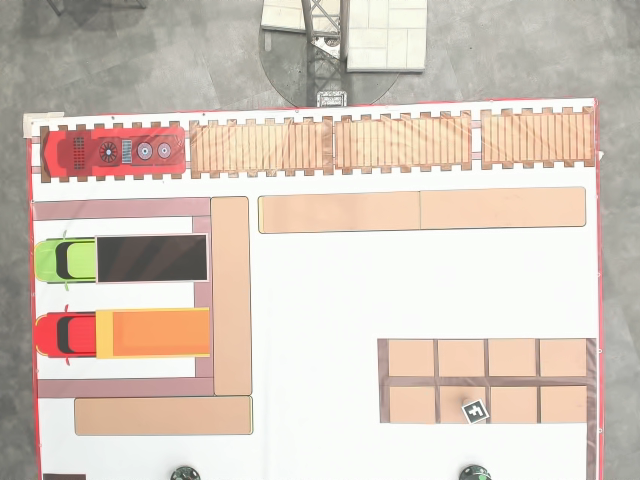
#> input picture ИРС/Финал/NTOfiles/new-img-0.png, 640 x 480 px; its folder holds only this picture in this run
$ python -i task4_ne_moe.py   (imports and definitions only)
#> lines starting #> are read from the running program, lines starting #| are printed output that depends on the picture; after the words box and inside, x2 and y2 are one past the last pixel; in counts of white or black regions, pixels touching at a corner belong together
#> further down, picture is the input picture: shape (480, 640, 3); mean B, G, R 188.8, 200, 213.3
import base64
import sys
import os
import time

from scipy.spatial import KDTree

"""

 █████ █████   █████████   ███████████     ███████    █████   ███   █████
░░███ ░░███   ███░░░░░███ ░░███░░░░░███  ███░░░░░███ ░░███   ░███  ░░███
 ░░███ ███   ░███    ░███  ░███    ░███ ███     ░░███ ░███   ░███   ░███
  ░░█████    ░███████████  ░██████████ ░███      ░███ ░███   ░███   ░███
   ███░███   ░███░░░░░███  ░███░░░░░░  ░███      ░███ ░███   ░███   ░███
  ███ ░░███  ░███    ░███  ░███        ░░███     ███   ░███████████████
 █████ █████ █████   █████ █████        ░░░███████░      ░░██████████
░░░░░ ░░░░░ ░░░░░   ░░░░░ ░░░░░           ░░░░░░░         ░░░░░░░░░░


"""

sys.path.insert(0, '../lib/')
# [13 lines not run here, left out]
from py_nto_task4 import Task
import cv2 as cv
import numpy as np
import math
import matplotlib.pyplot as plt

import signal

# FF6666
Flag = True
run = False
DEBUG = False
if sys.platform.startswith('win'):
    DEBUG = True

MIN_RGB_GRAY = (145, 145, 145)
MAX_RGB_GRAY = (155, 155, 155)

MIN_RGB_RED = (230, 100, 100)
MAX_RGB_RED = (255, 120, 120)

K_P, K_I, K_D = 0.0045, 0.0035, 0.0000001
DELTA_T = 1 / 62

V_KOEF = 1
if not sys.platform.startswith('win'):
    V_KOEF = 100

MAX_ERROR = 0.065
DELTA_PX = 30
ROTATE_SPEED = 0.003 * V_KOEF
FORWARD_SPEED = 5 * 1e-2 * V_KOEF
END_POINT = (900, 150)

SEA_OF_THIEVES = {'W': math.pi * 1.5, 'N': 0, 'S': math.pi, 'E': math.pi / 2, 'NE': math.pi / 4, 'SE': 3 * math.pi / 4,
                  'SW': 5 * math.pi / 4, 'NW': 7 * math.pi / 4, '': 0}

SEA_OF_THIEVES_DELTAS = {'W': (DELTA_PX, 0), 'N': (0, DELTA_PX), 'S': (0, -DELTA_PX), 'E': (-DELTA_PX, 0),
                         'NE': (-DELTA_PX, DELTA_PX), 'SE': (-DELTA_PX, -DELTA_PX),
                         'SW': (DELTA_PX, -DELTA_PX), 'NW': (DELTA_PX, DELTA_PX), '': (0, 0)}


class PID:
    # [13 lines left out: functions __init__, reset, not called in this run]

    def set_obj(self, obj: float):
        self.obj = obj

    # [9 lines left out: function calc_out, not called in this run]


class Robot:
    # [5 lines left out: function __init__, not called in this run]

    def update_state(self, new_cords: tuple, angle: float):
        self.cords = new_cords
        self.angle = angle

    # [38 lines left out: functions rotate, calc_angle, not called in this run]


"""

 ██████████      ███████    ██████   █████  ██ ███████████
░░███░░░░███   ███░░░░░███ ░░██████ ░░███  ███░█░░░███░░░█
 ░███   ░░███ ███     ░░███ ░███░███ ░███ ░░░ ░   ░███  ░
 ░███    ░███░███      ░███ ░███░░███░███         ░███
 ░███    ░███░███      ░███ ░███ ░░██████         ░███
 ░███    ███ ░░███     ███  ░███  ░░█████         ░███
 ██████████   ░░░███████░   █████  ░░█████        █████
░░░░░░░░░░      ░░░░░░░    ░░░░░    ░░░░░        ░░░░░


 ███████████    ███████    █████  █████   █████████  █████   █████
░█░░░███░░░█  ███░░░░░███ ░░███  ░░███   ███░░░░░███░░███   ░░███
░   ░███  ░  ███     ░░███ ░███   ░███  ███     ░░░  ░███    ░███
    ░███    ░███      ░███ ░███   ░███ ░███          ░███████████
    ░███    ░███      ░███ ░███   ░███ ░███          ░███░░░░░███
    ░███    ░░███     ███  ░███   ░███ ░░███     ███ ░███    ░███
    █████    ░░░███████░   ░░████████   ░░█████████  █████   █████
   ░░░░░       ░░░░░░░      ░░░░░░░░     ░░░░░░░░░  ░░░░░   ░░░░░


"""
N_SAMPLE = 1200  # number of sample_points
N_KNN = 6  # number of edge from one sampled point
MAX_EDGE_LEN = 200.0  # [m] Maximum edge length
MIN_EDGE_LEN = 50

show_animation = False


class Node:
    """
    Node class for dijkstra search
    """

    # [5 lines left out: function __init__, not called in this run]

    def __str__(self):
        return str(self.x) + "," + str(self.y) + "," + \
               str(self.cost) + "," + str(self.parent_index)


# [244 lines left out: functions prm_planning, is_collision, generate_road_map, dijkstra_planning, plot_road_map, sample_points and 1 more, not called in this run]


MIN_RGB_BLACK = (0, 0, 0)
MAX_RGB_BLACK = (85, 85, 85)


def get_mask_for_find(image, min_rgb: tuple, max_rgb: tuple):
    mask = cv.inRange(image, min_rgb, max_rgb)
    return mask


# [13 lines left out: function get_obstacles_for_find, not called in this run]


"""
████████████████████████████████████████████████████████████████████████████████████████████████████████████████████████
████████████████████████████████████████████████████████████████████████████████████████████████████████████████████████
████████████████████████████████████████████████████████████████████████████████████████████████████████████████████████
"""


def transform_angle(angle: float):
    return angle + 2 * math.pi if angle <= 0.0010 else angle


# [22 lines left out: function get_cords_square, not called in this run]


def get_center(cnt) -> tuple:
    rect = cv.minAreaRect(cnt)  # пытаемся вписать прямоугольник
    box = cv.boxPoints(rect)  # поиск четырех вершин прямоугольника
    box = np.int0(box)  # округление координат

    center = int(rect[0][0]), int(rect[0][1])
    return rect, box, center


def get_mask(image, min_rgb: tuple, max_rgb: tuple):
    mask = cv.inRange(image, min_rgb, max_rgb)
    return mask


# [5 lines left out: function get_image, not called in this run]


def norm_angle(angle: float):
    while abs(angle) > 2 * math.pi:
        angle += 2 * math.pi
    return angle


def detect_robot(image):
    image = cv.cvtColor(image, cv.COLOR_BGR2RGB)
    image = cv.GaussianBlur(image, (5, 5), 0)

    mask = get_mask(image, MIN_RGB_GRAY, MAX_RGB_GRAY)
#> in get_mask, `mask = cv.inRange(image, min_rgb, max_rgb)`:
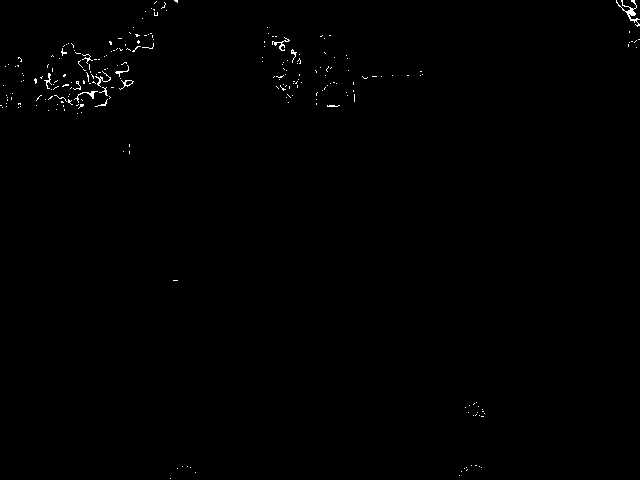
#> mask: shape (480, 640); 0.4% white in thin lines or dots
    mask = cv.erode(mask, None, iterations=1)
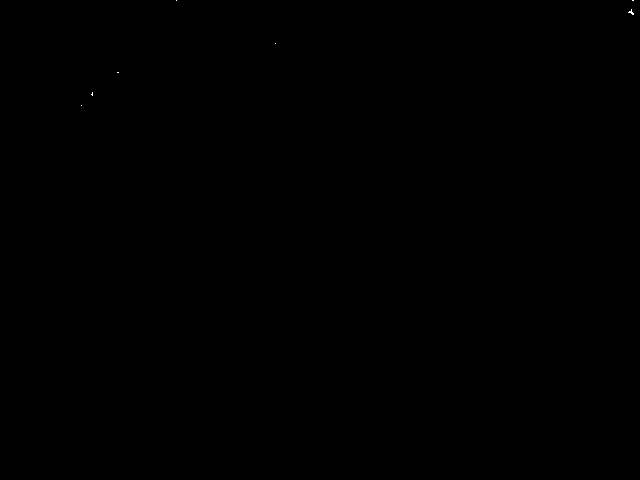
#> mask: shape (480, 640); 0.01% white in thin lines or dots, all inside (x1, y1, x2, y2) = (81, 0, 634, 106)

    contours, hierarchy = cv.findContours(mask, cv.RETR_TREE, cv.CHAIN_APPROX_SIMPLE)[-2:]
#> contours = 7 contours, all with area under 20
    if hierarchy is None or contours is None:
        return []

    data = []

    big_cnt = contours[0]
#> big_cnt = [[81, 105]]

    mask_red = get_mask(image, MIN_RGB_RED, MAX_RGB_RED)
#> call 2 of get_mask, with min_rgb = (230, 100, 100), max_rgb = (255, 120, 120)
#> in get_mask (call 2), `mask = cv.inRange(image, min_rgb, max_rgb)`:
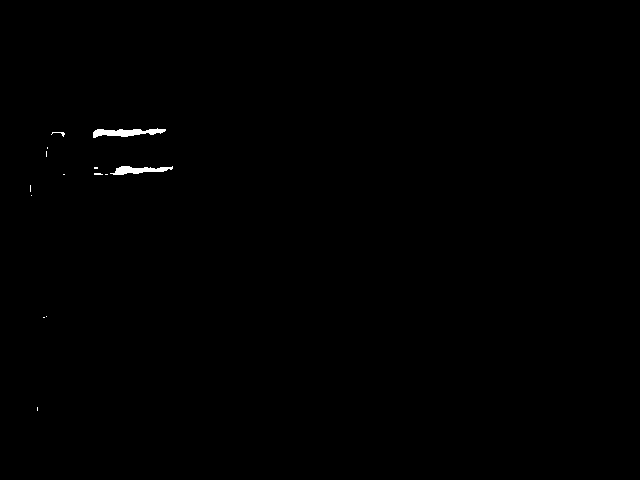
#> mask: shape (480, 640); 0.26% white; 14 white regions (11 under 20 px)
    contours, hierarchy = cv.findContours(mask_red, cv.RETR_TREE, cv.CHAIN_APPROX_SIMPLE)[-2:]
#> contours = 14 contours, 12 with area under 20; largest, box (x1, y1, x2, y2) and area: (93, 128, 166, 138) 330, (110, 166, 173, 175) 246

    _, _, center = get_center(big_cnt)
#> in get_center, `rect = cv.minAreaRect(cnt)`: rect = ((81, 105), (0, 0), -90)
#> in get_center, `box = cv.boxPoints(rect)`: box = [[81, 105], [81, 105], [81, 105], [81, 105]]
#> in get_center, `center = int(rect[0][0]), int(rect[0][1])`: center = (81, 105)
#> center = (81, 105)

    big_x, big_y = center
#> big_x = 81; big_y = 105

    if hierarchy is None or contours is None:
        return []

    cords = []

    for cnt in contours:
        _, _, center = get_center(cnt)
        cords.append(center)
#> this loop made 14 passes
#> (rect in get_center, box in get_center) on passes 2, 3, 4, 6, 7, 10: (((43.5, 317), (0, 1), -90), [[44, 317], [43, 317], [43, 317], [44, 317]]), (((46, 316), (0, 0), -90), [[46, 316], [46, 316], [46, 316], [46, 316]]), (((31, 195), (0, 0), -90), [[31, 195], [31, 195], [31, 195], [31, 195]]), (((106, 174), (0, 2), -90), [[107, 174], [105, 174], [105, 174], [107, 174]]), (((63.5, 174), (0, 1), -90), [[64, 174], [63, 174], [63, 174], [64, 174]]), (((141, 170), (8, 62), -90), [[172, 174], [110, 174], [110, 166], [172, 166]])
#> (cnt, rect in get_center, box in get_center, center) on passes 1, 9, 11: ([[37, 407], [37, 410]], ((37, 408.5), (3, 0), -90), [[37, 410], [37, 410], [37, 407], [37, 407]], (37, 408)), ([[94, 167], [94, 168], [97, 168], [97, 167]], ((95.5, 167.5), (1, 3), -90), [[97, 168], [94, 168], [94, 167], [97, 167]], (95, 167)), ([[46, 151], [46, 156]], ((46, 153.5), (5, 0), -90), [[46, 156], [46, 156], [46, 151], [46, 151]], (46, 153))
#> after the loop, cords = [(37, 408), (43, 317), (46, 316), (31, 195), (30, 188), (106, 174), (63, 174), (98, 173), (95, 167), (141, 170), (46, 153), (47, 147), (57, 133), (128, 131)]

    eye = None
    for x, y in cords:
        distances = []
        for x1, y1 in cords:
            if x1 == x and y1 == y:
                continue
            dist = round((math.sqrt((x1 - x) ** 2 + (y1 - y) ** 2) - 3) / 10) * 10
            distances.append(dist)
        if distances[0] == distances[1]:
            eye = x, y
#> this loop made 14 passes

    if not eye:
        return []

    center = big_x, big_y
#> center = (81, 105)
    center_small = eye
#> center_small = (37, 408)

    x, y = center_small[0] - center[0], center_small[1] - center[1]
#> x = -44; y = 303

    vector = (y, -x)  # повернули на 90 градусов, чтобы вектор был вaлиден для вычисления угла
#> vector = (303, 44)
    angle = -1 * math.atan2(-vector[1], vector[0])
#> angle = 0.144
    angle = norm_angle(angle)

    data.append((center, angle))

    return data


# [4 lines left out: function SIGINT_handler, not called in this run]


"""
████████████████████████████████████████████████████████████████████████████████████████████████████████████████████████
████████████████████████████████████████████████████████████████████████████████████████████████████████████████████████
████████████████████████████████████████████████████████████████████████████████████████████████████████████████████████
"""


# [118 lines left out: functions generate_out, get_objectives, generate_nice_objectives, solve, not called in this run]


# [3 lines not run here, left out]

>>> import cv2
>>> picture = cv2.imread('../../../Финал/NTOfiles/new-img-0.png')
>>> result = detect_robot(picture)
#> result = [((81, 105), 0.144)]

$ run again, on ИРС/Финал/NTOfiles/new-new-img-4.png
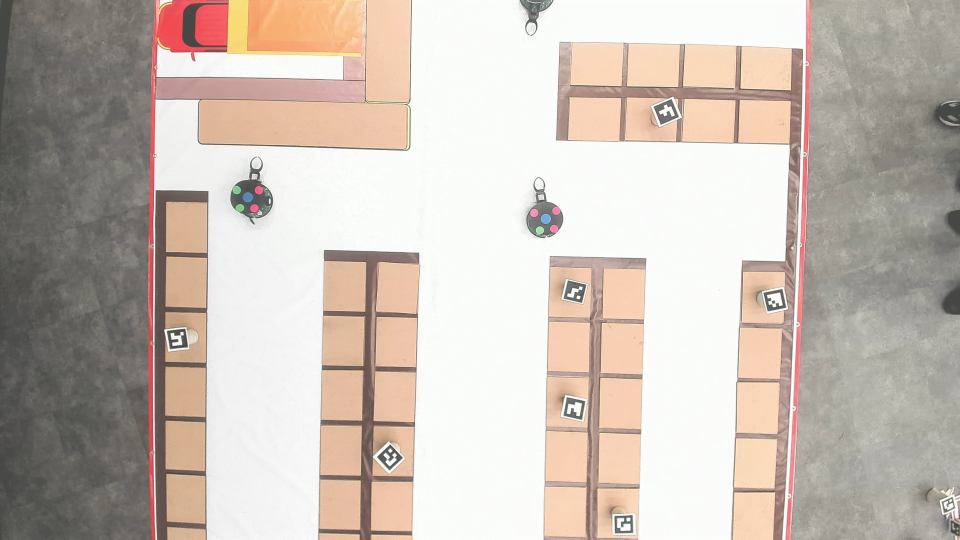
#> input picture ИРС/Финал/NTOfiles/new-new-img-4.png, 1920 x 1080 px (shown at 1/2 size)
#> picture is the input picture: shape (1080, 1920, 3); mean B, G, R 180.6, 189.9, 200.8
#> in get_mask, `mask = cv.inRange(image, min_rgb, max_rgb)`:
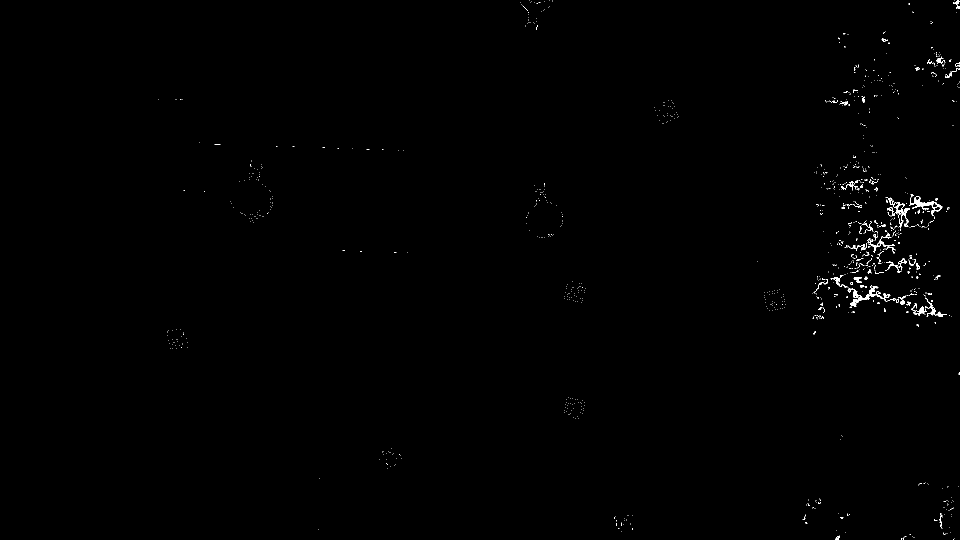
#> mask: shape (1080, 1920) (shown at 1/2 size); 0.38% white in thin lines or dots, all inside (x1, y1, x2, y2) = (317, 0, 1920, 1080)
#> in detect_robot, `contours, hierarchy = cv.findContours(mask, cv.RETR_TREE, cv.CHAIN_APP..`: contours = 96 contours, 91 with area under 20; largest, box (x1, y1, x2, y2) and area: (1830, 396, 1867, 413) 134, (1701, 593, 1727, 611) 70, (1838, 615, 1847, 630) 49, (1739, 580, 1749, 592) 26, (1874, 118, 1881, 125) 24
#> big_cnt = [[1673, 1077], [1672, 1078], [1672, 1079], [1675, 1079], [1675, 1077]]
#> in detect_robot, `contours, hierarchy = cv.findContours(mask_red, cv.RETR_TREE, cv.CHAIN..`: contours = 25 contours, 16 with area under 20; largest, box (x1, y1, x2, y2) and area: (1611, 230, 1616, 299) 131, (1608, 348, 1612, 374) 52, (299, 616, 303, 650) 38, (301, 950, 305, 991) 38, (307, 97, 311, 125) 36
#> rect = ((1673.5, 1078), (2, 3), -90)
#> in get_center, `box = cv.boxPoints(rect)`: box = [[1675, 1079], [1672, 1079], [1672, 1077], [1675, 1077]]
#> in get_center, `center = int(rect[0][0]), int(rect[0][1])`: center = (1673, 1078)
#> big_x = 1673; big_y = 1078
#> the loop in detect_robot, `for cnt in contours:` made 25 passes
#> (rect in get_center, box in get_center, center) on passes 2, 4, 7, 8: (((302.1, 970), (2.7, 40.11), -3.37), [[301, 990], [299, 950], [302, 949], [304, 989]], (302, 970)), (((300.6, 632.5), (2.39, 33.13), -5.71), [[301, 649], [297, 616], [300, 615], [303, 648]], (300, 632)), (((1609.5, 360.5), (25, 3), -90), [[1611, 373], [1608, 373], [1608, 348], [1611, 348]], (1609, 360)), (((1610, 326.5), (21, 2), -90), [[1611, 337], [1609, 337], [1609, 316], [1611, 316]], (1610, 326))
#> after the loop in detect_robot, `for cnt in contours:`: cords = 25 pairs, first value 300 to 1615, second value 2 to 970
#> the loop in detect_robot, `for x, y in cords:` made 25 passes
#> (x, y) on passes 1 to 8: (303, 958), (302, 970), (301, 911), (300, 632), (1605, 503), (1604, 495), (1609, 360), (1610, 326)
#> in detect_robot, `center = big_x, big_y`: center = (1673, 1078)
#> center_small = (1615, 173)
#> in detect_robot, `x, y = center_small[0] - center[0], center_small[1] - center[1]`: x = -58; y = -905
#> vector = (-905, 58)
#> in detect_robot, `angle = -1 * math.atan2(-vector[1], vector[0])`: angle = 3.08
#> result = [((1673, 1078), 3.08)]
